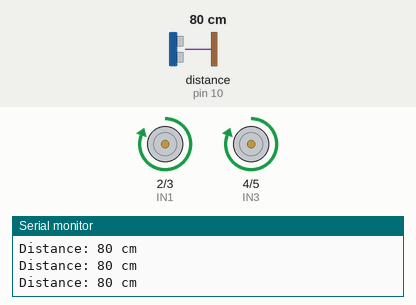
A sketch run on a simulated Arduino Uno, built with avr-gcc and run on an emulated ATmega328P. Parts: motor-driver pin pairs drawn as motors (green arrow = first pin HIGH = forward, orange = second pin HIGH = backward, longer = more drive), the last lines printed to the serial monitor. Wiring (inferred from the names in the program): ultrasonic range finder: trigger pin 9; echo pin 10. The test bench sets the inputs (shaded band); at power-on: distance to the obstacle (sensor on pin 10) 80 cm. The echo pulse lasts 58.3 µs per cm.

Above: at 1.2 s.
1.3 s: distance to the obstacle (sensor on pin 10) set to 24 cm
2.8 s: distance to the obstacle (sensor on pin 10) set to 20 cm
At 2.94 s:
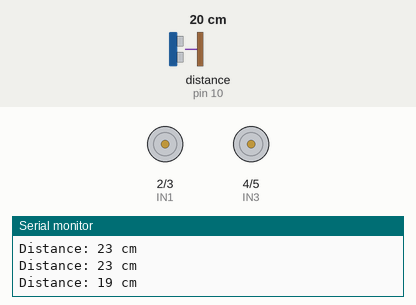
At 3.77 s:
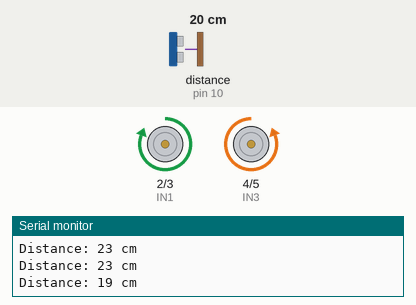
5.8 s: distance to the obstacle (sensor on pin 10) set to 60 cm
8.8 s: distance to the obstacle (sensor on pin 10) set to 2 cm
At 9.21 s:
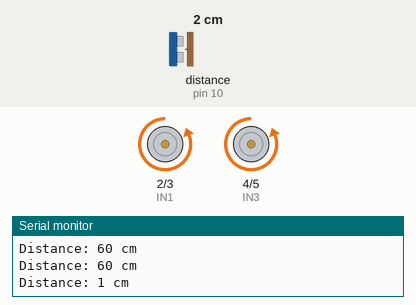
Timing chart, 0 to 12.8 s (numbered marks = the images above; inputs shaded):
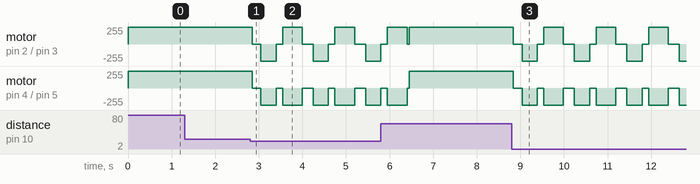

The sketch:

obstacle_avoiding_robot.ino
```cpp
// Obstacle-Avoiding Robot
// HC-SR04 Ultrasonic Sensor
// TRIG -> Pin 9
// ECHO -> Pin 10
//
// Motor Driver Inputs:
// IN1 -> Pin 2
// IN2 -> Pin 3
// IN3 -> Pin 4
// IN4 -> Pin 5

const int TRIG_PIN = 9;
const int ECHO_PIN = 10;

const int IN1 = 2;
const int IN2 = 3;
const int IN3 = 4;
const int IN4 = 5;

const int OBSTACLE_DISTANCE = 20;

long getDistance() {
  digitalWrite(TRIG_PIN, LOW);
  delayMicroseconds(2);

  digitalWrite(TRIG_PIN, HIGH);
  delayMicroseconds(10);

  digitalWrite(TRIG_PIN, LOW);

  long duration = pulseIn(ECHO_PIN, HIGH, 30000UL);

  if (duration == 0) {
    return 999;
  }

  return duration / 58;
}

void stopRobot() {
  digitalWrite(IN1, LOW);
  digitalWrite(IN2, LOW);
  digitalWrite(IN3, LOW);
  digitalWrite(IN4, LOW);
}

void moveForward() {
  digitalWrite(IN1, HIGH);
  digitalWrite(IN2, LOW);

  digitalWrite(IN3, HIGH);
  digitalWrite(IN4, LOW);
}

void moveBackward() {
  digitalWrite(IN1, LOW);
  digitalWrite(IN2, HIGH);

  digitalWrite(IN3, LOW);
  digitalWrite(IN4, HIGH);
}

void turnRight() {
  digitalWrite(IN1, HIGH);
  digitalWrite(IN2, LOW);

  digitalWrite(IN3, LOW);
  digitalWrite(IN4, HIGH);
}

void setup() {
  pinMode(TRIG_PIN, OUTPUT);
  pinMode(ECHO_PIN, INPUT);

  pinMode(IN1, OUTPUT);
  pinMode(IN2, OUTPUT);
  pinMode(IN3, OUTPUT);
  pinMode(IN4, OUTPUT);

  Serial.begin(9600);

  stopRobot();
}

void loop() {
  long distance = getDistance();

  Serial.print("Distance: ");
  Serial.print(distance);
  Serial.println(" cm");

  if (distance > OBSTACLE_DISTANCE) {
    moveForward();
  } else {
    stopRobot();
    delay(200);

    moveBackward();
    delay(350);

    stopRobot();
    delay(150);

    turnRight();
    delay(450);

    stopRobot();
  }

  delay(50);
}
```

Measured:
- the behaviour switches between 22 and 21 cm on distance to the obstacle (sensor on pin 10) (found by bisection; images 0 and 1)
